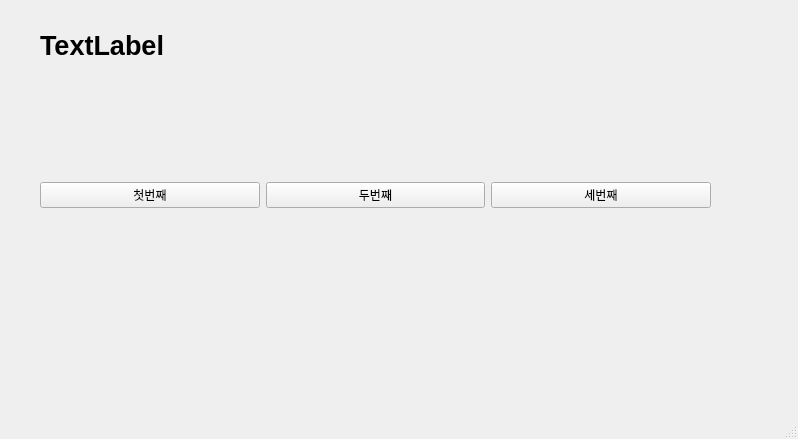
<?xml version="1.0" encoding="UTF-8"?>
<ui version="4.0">
 <class>MainWindow</class>
 <widget class="QMainWindow" name="MainWindow">
  <property name="geometry">
   <rect>
    <x>0</x>
    <y>0</y>
    <width>798</width>
    <height>439</height>
   </rect>
  </property>
  <property name="windowTitle">
   <string>MainWindow</string>
  </property>
  <widget class="QWidget" name="centralwidget">
   <widget class="QWidget" name="horizontalLayoutWidget">
    <property name="geometry">
     <rect>
      <x>40</x>
      <y>110</y>
      <width>671</width>
      <height>171</height>
     </rect>
    </property>
    <layout class="QHBoxLayout" name="horizontalLayout">
     <item>
      <widget class="QPushButton" name="pushButton_3">
       <property name="text">
        <string>첫번째</string>
       </property>
      </widget>
     </item>
     <item>
      <widget class="QPushButton" name="pushButton_2">
       <property name="text">
        <string>두번째</string>
       </property>
      </widget>
     </item>
     <item>
      <widget class="QPushButton" name="pushButton">
       <property name="text">
        <string>세번째</string>
       </property>
      </widget>
     </item>
    </layout>
   </widget>
   <widget class="QLabel" name="label">
    <property name="geometry">
     <rect>
      <x>40</x>
      <y>20</y>
      <width>631</width>
      <height>51</height>
     </rect>
    </property>
    <property name="font">
     <font>
      <pointsize>20</pointsize>
      <bold>true</bold>
     </font>
    </property>
    <property name="text">
     <string>TextLabel</string>
    </property>
   </widget>
  </widget>
  <widget class="QMenuBar" name="menubar">
   <property name="geometry">
    <rect>
     <x>0</x>
     <y>0</y>
     <width>798</width>
     <height>33</height>
    </rect>
   </property>
  </widget>
  <widget class="QStatusBar" name="statusbar"/>
 </widget>
 <resources/>
 <connections>
  <connection>
   <sender>pushButton_3</sender>
   <signal>clicked()</signal>
   <receiver>MainWindow</receiver>
   <slot>firstClick()</slot>
   <hints>
    <hint type="sourcelabel">
     <x>172</x>
     <y>225</y>
    </hint>
    <hint type="destinationlabel">
     <x>202</x>
     <y>283</y>
    </hint>
   </hints>
  </connection>
  <connection>
   <sender>pushButton_2</sender>
   <signal>clicked()</signal>
   <receiver>MainWindow</receiver>
   <slot>secondClick()</slot>
   <hints>
    <hint type="sourcelabel">
     <x>381</x>
     <y>233</y>
    </hint>
    <hint type="destinationlabel">
     <x>419</x>
     <y>292</y>
    </hint>
   </hints>
  </connection>
  <connection>
   <sender>pushButton</sender>
   <signal>clicked()</signal>
   <receiver>MainWindow</receiver>
   <slot>thirdClick()</slot>
   <hints>
    <hint type="sourcelabel">
     <x>585</x>
     <y>230</y>
    </hint>
    <hint type="destinationlabel">
     <x>650</x>
     <y>295</y>
    </hint>
   </hints>
  </connection>
 </connections>
 <slots>
  <slot>firstClick()</slot>
  <slot>secondClick()</slot>
  <slot>thirdClick()</slot>
 </slots>
</ui>
